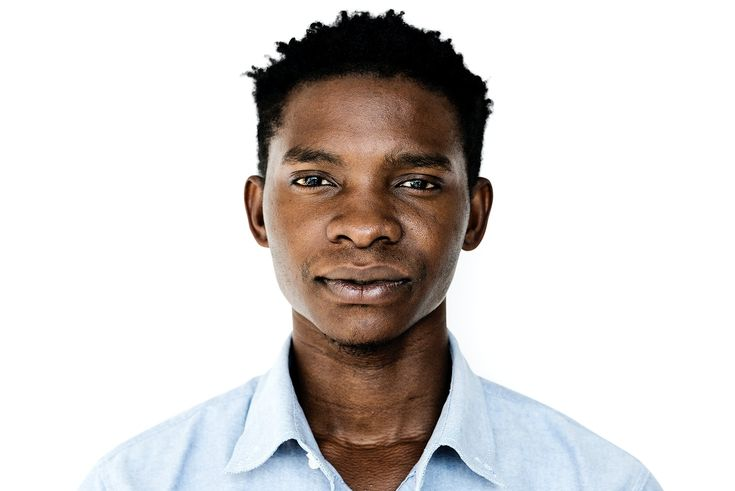
#> input picture data/man.jpg, 735 x 491 px, found by its file name
$ python imageblurring.py
#> lines starting #> are read from the running program, lines starting #| are printed output that depends on the picture
import os
import cv2

img = cv2.imread(os.path.join('.','.','data','man.jpg'))
#> img is the input picture: shape (491, 735, 3); mean B, G, R 205.8, 207.9, 212.6
k_size = 7 # Kernel size for blurring

#Ordinary Blurring
img_blur = cv2.blur(img,(k_size, k_size)) # Apply average blurring
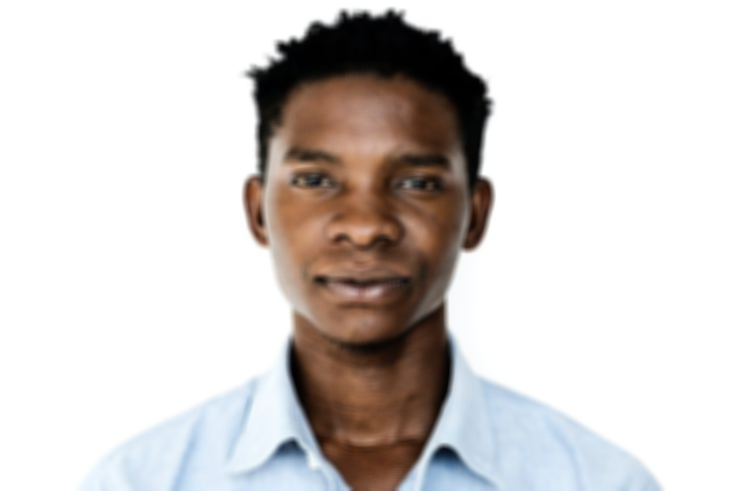
#> img_blur: shape (491, 735, 3); mean B, G, R 205.8, 207.9, 212.6

#Gaussian Blurring
img_gaussian = cv2.GaussianBlur(img,(k_size, k_size),5) # Apply Gaussian blurring with sigma=5 meaning how much the blur spreads and kernel size 7x7.

#Median Blurring
img_median = cv2.medianBlur(img, k_size) # Apply Median blurring

cv2.imshow('Original Image', img)
cv2.imshow('Blurred Image', img_blur)
cv2.imshow('Gaussian Blurred Image', img_gaussian)
cv2.imshow('Median Blurred Image', img_median)
cv2.waitKey(0)
